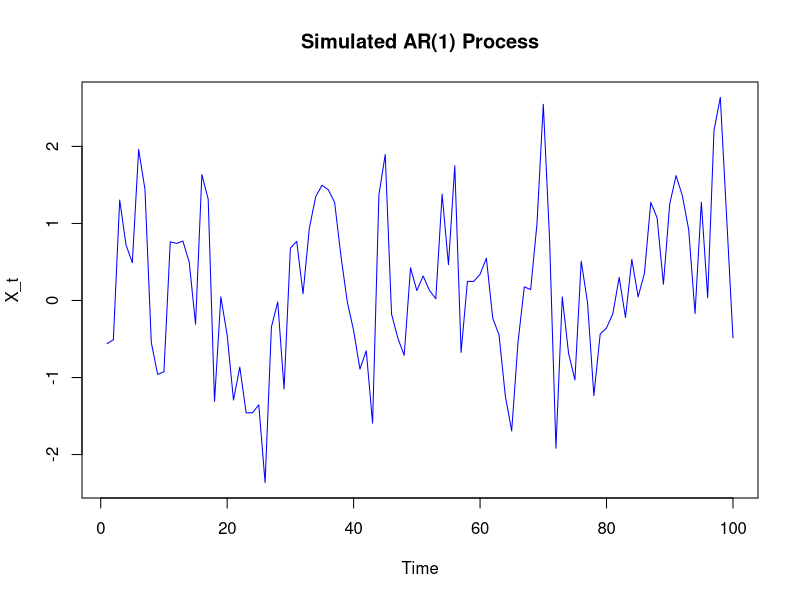
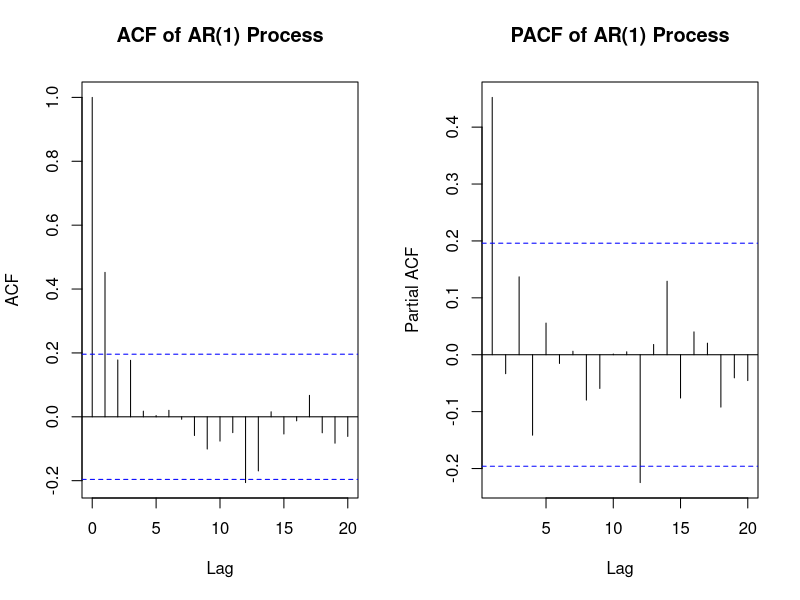
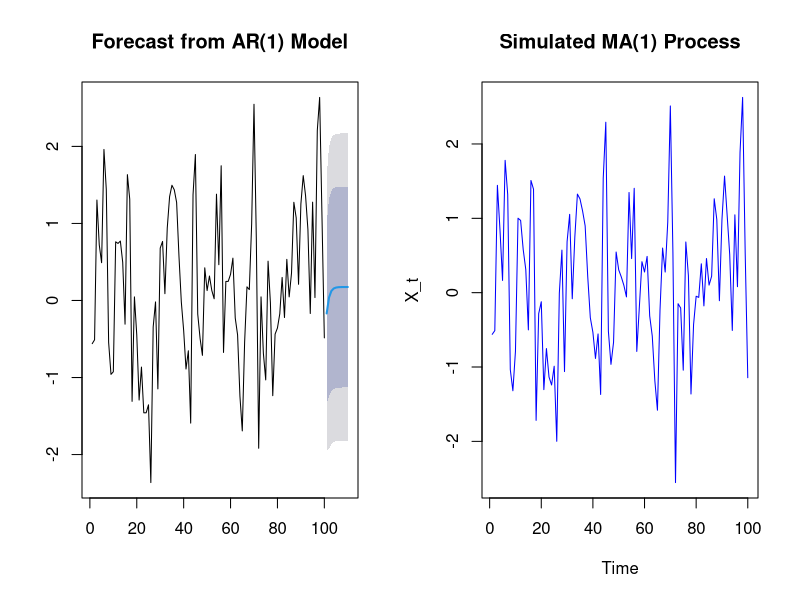
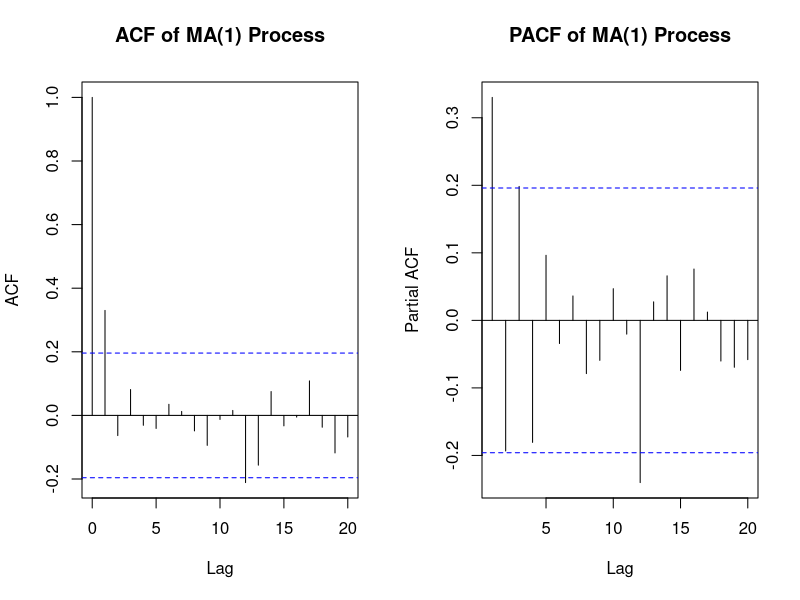
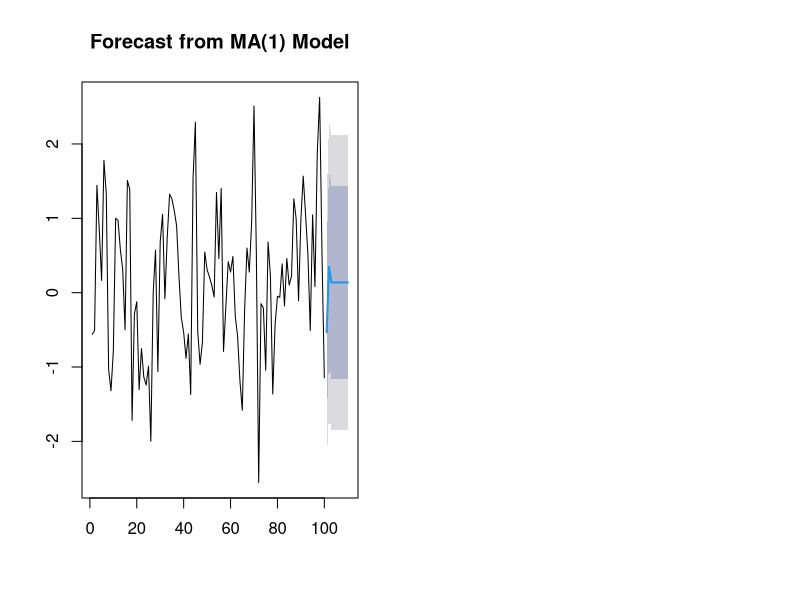

The R script that drew these images, in order:














































# Load necessary libraries
install.packages('forecast')
library(forecast)
install.packages("tseries")
library(tseries)


####Q-1) for AR(1) MODEL Xt = 0.5Xt-1+et
# Set seed for reproducibility
set.seed(123)

#1)
#1.a Simulate 100 observations from AR(1) process
n <- 100
phi <- 0.5
epsilon <- rnorm(n, mean = 0, sd = 1)
X <- numeric(n)
X[1] <- epsilon[1]  # Assume starting point X0 is epsilon[1]

# Generate the AR(1) series
for (t in 2:n) {
  X[t] <- phi * X[t-1] + epsilon[t]
}

#1.b) Plot the time series
plot.ts(X, main = "Simulated AR(1) Process", ylab = "X_t", col = "blue")


#2)
#2.i) Plot ACF and PACF
par(mfrow = c(1, 2))  # Set up a 1x2 plotting grid
acf(X, main = "ACF of AR(1) Process")
pacf(X, main = "PACF of AR(1) Process")
#par(mfrow = c(1, 1))  # Reset plotting grid

#3)
#3.i) Fit AR(1), AR(2) model
model_ar1 <- arima(X, order = c(1, 0, 0))  # AR(1) model
summary(model_ar1)
model_ar1 <- arima(X, order = c(2, 0, 0))  # AR(1) model
summary(model_ar1)

#3.ii) Forecast the next 10 observations
forecast_ar1 <- forecast(model_ar1, h = 10)
forecast_ar1
# Plot the forecast
plot(forecast_ar1, main = "Forecast from AR(1) Model")


#1.c) Estimate the AR(1) parameter
phi_est <- coef(model_ar1)["ar1"]
cat("Estimated AR(1) parameter (ϕ):", phi_est, "\n")




####Q-2) for MA(1) Xt = et + 0.5et-1
# Load necessary libraries
install.packages("forecast")
library(forecast)
install.packages("tseries")
library(tseries)


# Set seed for reproducibility
set.seed(123)

#1.a)
# Simulate 100 observations from MA(1) process
n <- 100
theta <- 0.5
epsilon <- rnorm(n, mean = 0, sd = 1)
X <- numeric(n)
X[1] <- epsilon[1]

# Generate the MA(1) series
for (t in 2:n) {
  X[t] <- epsilon[t] + theta * epsilon[t-1]
}

#1.b) Plot the time series
plot.ts(X, main = "Simulated MA(1) Process", ylab = "X_t", col = "blue")




#2)
#2.1) Plot ACF and PACF
par(mfrow = c(1, 2))
acf(X, main = "ACF of MA(1) Process")
pacf(X, main = "PACF of MA(1) Process")


#3)
#3.i) Fit MA(1), MA(2) model
model_ma1 <- arima(X, order = c(0, 0, 1))  # MA(1) model
summary(model_ma1)
model_ma1 <- arima(X, order = c(0, 0, 2))  # MA(1) model
summary(model_ma1)

#3.ii) Forecast the next 10 observations
forecast_ma1 <- forecast(model_ma1, h = 10)
forecast_ma1
# Plot the forecast
plot(forecast_ma1, main = "Forecast from MA(1) Model")

#1.c) Estimate the MA(1) parameter
theta_est <- coef(model_ma1)["ma1"]
cat("Estimated MA(1) parameter (θ):", theta_est, "\n")

